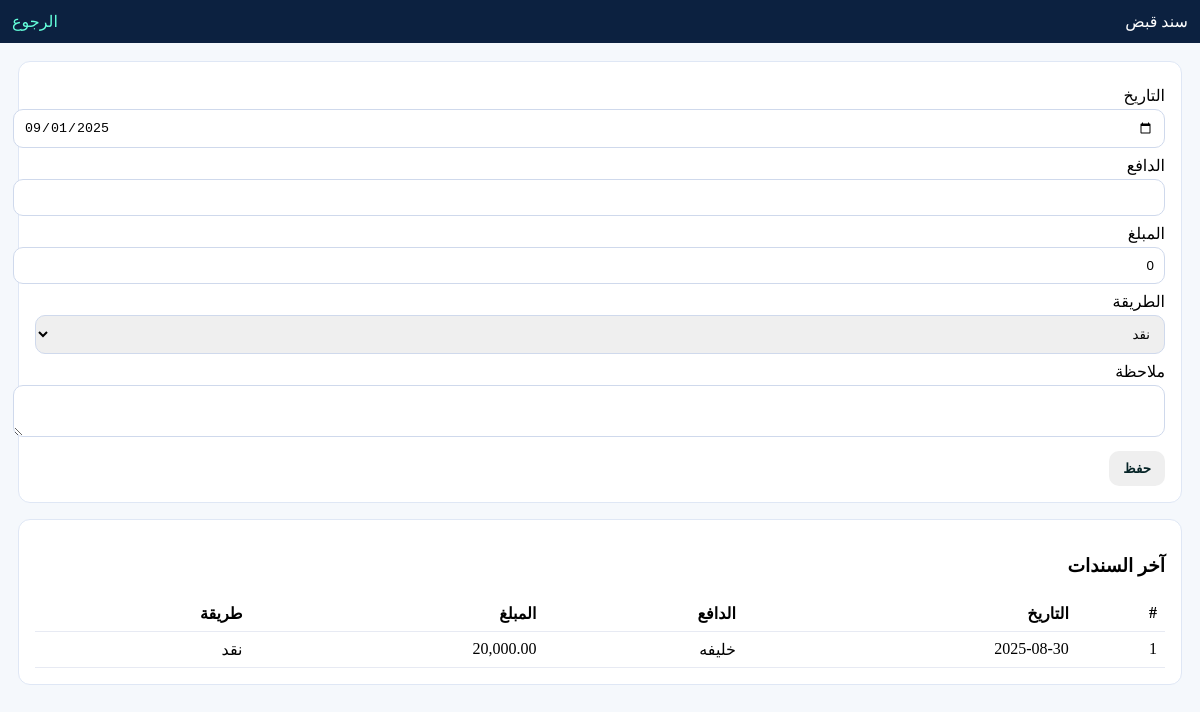
Screenshot of /receipt_voucher.php (signed in) with the database file from the repository.
### tables this page shows
CREATE TABLE `receipt_vouchers` (
  `id` int(11) NOT NULL,
  `doc_date` date NOT NULL,
  `payer` varchar(150) NOT NULL,
  `amount` decimal(14,2) NOT NULL,
  `method` enum('cash','bank') NOT NULL DEFAULT 'cash',
  `note` varchar(255) DEFAULT NULL,
  `posted` tinyint(1) NOT NULL DEFAULT 0,
  `created_at` timestamp NOT NULL DEFAULT current_timestamp()
);

### receipt_voucher.php (the view, shortened to what this page needs)
<?php
$pdo=db();
$pdo->exec("CREATE TABLE IF NOT EXISTS receipt_vouchers(
  id INT AUTO_INCREMENT PRIMARY KEY,
  doc_date DATE NOT NULL,
  payer VARCHAR(150) NOT NULL,
  amount DECIMAL(14,2) NOT NULL,
  method ENUM('cash','bank') NOT NULL DEFAULT 'cash',
  note VARCHAR(255) NULL,
  posted TINYINT(1) NOT NULL DEFAULT 0,
  created_at TIMESTAMP DEFAULT CURRENT_TIMESTAMP
) ENGINE=InnoDB DEFAULT CHARSET=utf8mb4;");
$list=$pdo->query("SELECT * FROM receipt_vouchers ORDER BY id DESC LIMIT 50")->fetchAll();
?>
<!doctype html><html lang="ar" dir="rtl"><head><meta charset="utf-8"><meta name="viewport" content="width=device-width,initial-scale=1"><title>سند قبض - موردن</title>
</head>
<body>
<div class="header"><div>سند قبض</div><nav><a href="./dashboard.php">الرجوع</a></nav></div>
<div class="wrap">
  <div class="card">
    <form method="post">
      <label>التاريخ</label><input type="date" name="doc_date" value="<?=htmlspecialchars($_POST['doc_date']??date('Y-m-d'))?>">
      <label>الدافع</label><input name="payer" value="<?=htmlspecialchars($_POST['payer']??'')?>">
      <label>المبلغ</label><input type="number" step="0.01" min="0.01" name="amount" value="<?=htmlspecialchars($_POST['amount']??'0')?>">
      <label>الطريقة</label><select name="method"><option value="cash">نقد</option><option value="bank" <?= (($_POST['method']??'cash')==='bank')?'selected':'' ?>>بنك</option></select>
      <label>ملاحظة</label><textarea name="note" rows="2"><?=htmlspecialchars($_POST['note']??'')?></textarea>
      <div style="margin-top:10px"><button class="btn" type="submit">حفظ</button></div>
    </form>
  </div>
  <div class="card">
    <h3>آخر السندات</h3>
    <table><thead><tr><th>#</th><th>التاريخ</th><th>الدافع</th><th>المبلغ</th><th>طريقة</th></tr></thead>
      <tbody><?php if(!$list):?><tr><td colspan="5">لا توجد بيانات</td></tr><?php else: foreach($list as $r):?><tr><td><?=$r['id']?></td><td><?=$r['doc_date']?></td><td><?=htmlspecialchars($r['payer'])?></td><td><?=number_format($r['amount'],2)?></td><td><?=$r['method']=='bank'?'بنك':'نقد'?></td></tr><?php endforeach; endif;?></tbody>
    </table>
  </div>
</div>
</body></html>

### receipt_voucher.php (style rules this page uses)
body { margin:0;font-family:Tahoma;background:#f5f8fc }
.header { display:flex;justify-content:space-between;align-items:center;background:#0c2140;color:#fff;padding:12px }
a { color:#64ffda;text-decoration:none }
.wrap { padding:18px;display:grid;gap:16px }
.card { background:#fff;border:1px solid #dfe7f5;border-radius:12px;padding:16px }
label { display:block;margin:8px 0 4px }
input,select,textarea { width:100%;padding:10px;border:1px solid #cfd9ec;border-radius:10px }
table { width:100%;border-collapse:collapse;margin-top:10px }
th,td { border-bottom:1px solid #e7eaf3;padding:8px;text-align:right }
.btn { border:0;border-radius:10px;padding:10px 14px;background:#13c2ب3;color:#062427;font-weight:700;cursor:pointer }

### rows the page displays
receipt_vouchers: id "1", doc_date "2025-08-30", payer "خليفه", amount "20,000.00", method "نقد"
